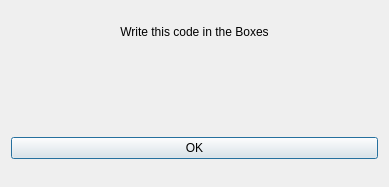
<?xml version="1.0" encoding="UTF-8"?>
<ui version="4.0">
 <class>VerifyCodeDialog</class>
 <widget class="QDialog" name="VerifyCodeDialog">
  <property name="windowModality">
   <enum>Qt::WindowModal</enum>
  </property>
  <property name="geometry">
   <rect>
    <x>0</x>
    <y>0</y>
    <width>389</width>
    <height>187</height>
   </rect>
  </property>
  <property name="sizePolicy">
   <sizepolicy hsizetype="Preferred" vsizetype="Preferred">
    <horstretch>0</horstretch>
    <verstretch>0</verstretch>
   </sizepolicy>
  </property>
  <property name="minimumSize">
   <size>
    <width>300</width>
    <height>150</height>
   </size>
  </property>
  <property name="maximumSize">
   <size>
    <width>400</width>
    <height>200</height>
   </size>
  </property>
  <property name="windowTitle">
   <string>Verify Code</string>
  </property>
  <layout class="QVBoxLayout" name="verticalLayout">
   <item>
    <widget class="QLabel" name="title">
     <property name="sizePolicy">
      <sizepolicy hsizetype="Preferred" vsizetype="Fixed">
       <horstretch>0</horstretch>
       <verstretch>0</verstretch>
      </sizepolicy>
     </property>
     <property name="text">
      <string>Write this code in the Boxes</string>
     </property>
     <property name="alignment">
      <set>Qt::AlignCenter</set>
     </property>
    </widget>
   </item>
   <item>
    <widget class="QLabel" name="code">
     <property name="sizePolicy">
      <sizepolicy hsizetype="Preferred" vsizetype="Fixed">
       <horstretch>0</horstretch>
       <verstretch>0</verstretch>
      </sizepolicy>
     </property>
     <property name="font">
      <font>
       <pointsize>25</pointsize>
      </font>
     </property>
     <property name="styleSheet">
      <string notr="true">padding: 10px;</string>
     </property>
     <property name="text">
      <string/>
     </property>
     <property name="alignment">
      <set>Qt::AlignCenter</set>
     </property>
     <property name="margin">
      <number>7</number>
     </property>
    </widget>
   </item>
   <item>
    <widget class="QPushButton" name="OkLbl">
     <property name="text">
      <string>OK</string>
     </property>
    </widget>
   </item>
  </layout>
 </widget>
 <resources/>
 <connections>
  <connection>
   <sender>OkLbl</sender>
   <signal>clicked()</signal>
   <receiver>VerifyCodeDialog</receiver>
   <slot>hide()</slot>
   <hints>
    <hint type="sourcelabel">
     <x>194</x>
     <y>158</y>
    </hint>
    <hint type="destinationlabel">
     <x>194</x>
     <y>93</y>
    </hint>
   </hints>
  </connection>
 </connections>
</ui>
